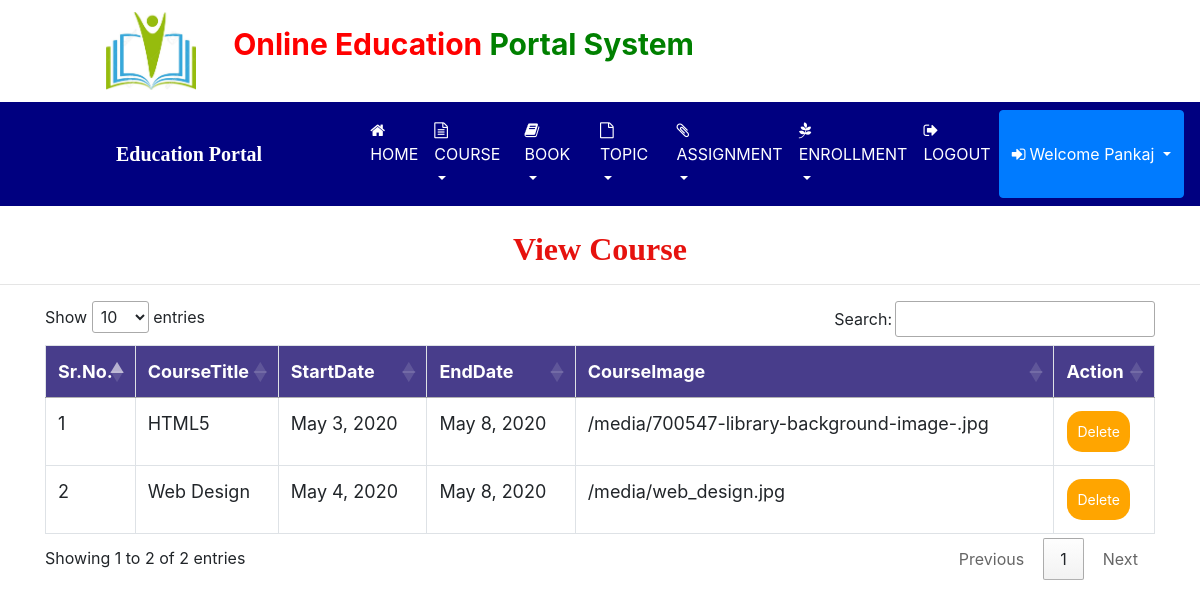
The app's page /view_course_instruct (signed in) with its own data.
### education/models.py (models this page shows, shortened)
class Course(models.Model):
    instruct = models.ForeignKey(Instructor,on_delete=models.CASCADE,null=True)
    start_date = models.DateField(null=True)
    end_date = models.DateField(null=True)
    title = models.CharField(max_length=30,null=True)
    image = models.FileField(null=True)

### education/views.py (the view)
# urls.py: path('view_course_instruct', View_Course_Instruct, name="view_course_instruct"),
def View_Course_Instruct(request):
    user = User.objects.get(id=request.user.id)
    sign = Signup.objects.get(user=user)
    instruct1 = Instructor.objects.get(sign=sign)
    pro = Course.objects.filter(instruct=instruct1)
    d = {'pro': pro}
    return render(request,'view_course_instruct.html',d)

### education/templates/view_course_instruct.html (shortened to what this page needs)
{% extends 'instruct_nav.html' %}
{% block body %}
<center><h2 style = "font-family : 'Monotype Corsiva' ;
color : #E6120E ; font-weight : bold;margin-top:2%">View Course</h2></center><hr>
 <div class="container">
<table class="table table-bordered" id="myTable">
  <thead>
  <tr>
    <th>Sr.No.</th>
    <th>CourseTitle</th>
    <th>StartDate</th>
    <th>EndDate</th>
    <th>CourseImage</th>
    <th>Action</th>
  </tr>
  </thead>
   <tbody>
{% for i in pro %}
  <tr>
      <td>{{forloop.counter}}</td>
    <td>{{i.title}}</td>
    <td>{{i.start_date}}</td>
    <td>{{i.end_date}}</td>
    <td>{{i.image.url}}</td>
    <td><a href="{% url 'delete_course' i.id %}"><button class="button button1" onclick="return confirm('Are you sure?')">Delete</button></a></td>
  </tr>
   {% endfor %}
    </tbody>
</table>
 </div>
{% endblock %}

### education/templates/instruct_nav.html (shortened to what this page needs)
<!DOCTYPE html>
<html lang="en">
<head>
    {% load static %}
     <link rel="stylesheet" href="https://maxcdn.bootstrapcdn.com/bootstrap/4.0.0/css/bootstrap.min.css">
  <link rel = stylesheet href = "//cdn.datatables.net/1.10.19/css/jquery.dataTables.min.css">
<link rel="stylesheet" href="https://cdnjs.cloudflare.com/ajax/libs/font-awesome/4.7.0/css/font-awesome.min.css">
</head>
<body>
<div class="container-fluid" style="padding:1%;margin-bottom:0%;">
    <img src="{% static 'images/books.jpg' %}" style="width:90px;margin-right:10px;margin-left:8%"><span style="padding:20px;font-weight:bold;font-size:30px">
    <span style="color:red">Online Education</span>
     <span style="color:green">Portal System</span></h4>
</div>
<nav class="navbar navbar-expand-sm" style="background-color:navy">
  <a class="navbar-brand" href="#" style="color:white;font-family:'Monotype Corsiva';font-weight:bold;margin-left:100px;margin-right:0">
  Education Portal</a>
  <ul class="navbar-nav">
    <li class="nav-item">
      <a class="nav-link" href="{% url 'instruct_home' %}" style="color:white;margin-left:100px">
      <i class="fa fa-home" style="margin-right:4px"></i>HOME</a>
    </li>
    <li class="nav-item dropdown">
        <a class="nav-link dropdown-toggle" href="#" id="navbarDropdownMenuLink" data-toggle="dropdown" aria-haspopup="true" aria-expanded="false" style="color:white">
          <i class="fa fa-file-text-o" style="margin-right:4px"></i>COURSE
        </a>
      </li>
      <li class="nav-item dropdown">
        <a class="nav-link dropdown-toggle" href="#" id="navbarDropdownMenuLink" data-toggle="dropdown" aria-haspopup="true" aria-expanded="false" style="color:white">
          <i class="fa fa-book" style="margin-right:4px"></i>BOOK
        </a>
      </li>
      <li class="nav-item dropdown">
        <a class="nav-link dropdown-toggle" href="#" id="navbarDropdownMenuLink" data-toggle="dropdown" aria-haspopup="true" aria-expanded="false" style="color:white">
          <i class="fa fa-file-o" style="margin-right:4px"></i>TOPIC
        </a>
      </li>
<li class="nav-item dropdown">
        <a class="nav-link dropdown-toggle" href="#" id="navbarDropdownMenuLink" data-toggle="dropdown" aria-haspopup="true" aria-expanded="false" style="color:white">
          <i class="fa fa-paperclip" style="margin-right:4px"></i>ASSIGNMENT
        </a>
      </li>
<li class="nav-item dropdown">
        <a class="nav-link dropdown-toggle" href="#" id="navbarDropdownMenuLink" data-toggle="dropdown" aria-haspopup="true" aria-expanded="false" style="color:white">
          <i class="fa fa-pagelines" style="margin-right:4px"></i>ENROLLMENT
        </a>
      </li>
 <li class="nav-item">
      <a class="nav-link" href="{% url 'logout' %}" style="color:white">
      <i class="fa fa-sign-out" style="margin-right:4px"></i>LOGOUT</a>
    </li>
      <div class="btn-group">
  <button type="button" class="btn btn-primary dropdown-toggle" data-toggle="dropdown" aria-haspopup="true" aria-expanded="false">
    <i class="fa fa-sign-in" style="margin-right:4px"></i>Welcome {{request.user.first_name}}
  </button>
</div>
    </ul>
</nav>
{% block body %}
{% endblock %}
</body>
</html>

### education/templates/instruct_nav.html (style rules this page uses)
* { box-sizing: border-box; }
#myTable { border-collapse: collapse; width: 100%; border: 1px solid #ddd; font-size: 18px; }
#myTable th { text-align: left; padding: 12px; background-color: Darkslateblue; color: white; }
#myTable td { text-align: left; padding: 12px; background-color: white; }
#myTable tr { border-bottom: 1px solid #ddd; }
.button { background-color: orange; border: none; color: white; padding: 10px; text-align: center; text-decoration: none; display: inline-block; font-size: 14px; margin: 1px 1px; cursor: pointer; }
.button1 { border-radius: 15px; }

### records on screen
Course: title "HTML5", start_date "May 3, 2020", end_date "May 8, 2020", image "/media/700547-library-background-image-.jpg"
Course: title "Web Design", start_date "May 4, 2020", end_date "May 8, 2020", image "/media/web_design.jpg"

### other values on screen
{{ request.user.first_name }} "Pankaj"
